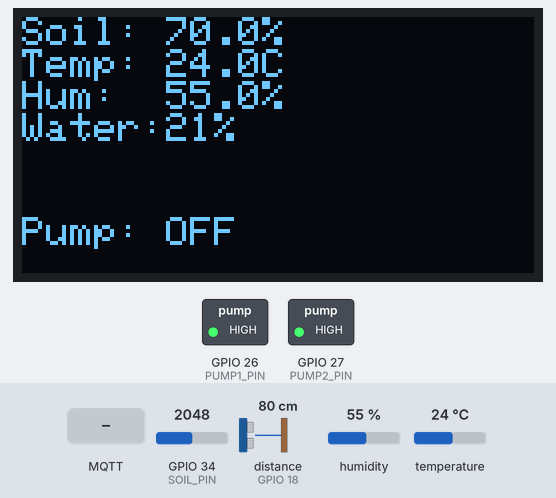
A sketch run on a simulated ESP32. Parts: 128×64 one-colour display, switched loads named in the sketch (green lamp = pin HIGH). The test bench sets the inputs (shaded band); at power-on: GPIO 34 (SOIL_PIN) = 2048, distance to the obstacle (sensor on GPIO 18) 80 cm, humidity 55 %, temperature 24 °C. The echo pulse lasts 58.3 µs per cm; WiFi joins after 1.5 s; servers stay silent unless stated; random numbers use the default seed unless the sketch sets one; no MQTT or app messages arrive unless stated; pins used as bus, display or sensor lines are not drawn; what the sketch prints to the serial monitor is not drawn.

Above: at 5.6 s.
5.7 s: GPIO 34 (SOIL_PIN) set to 2889
At 11.2 s:
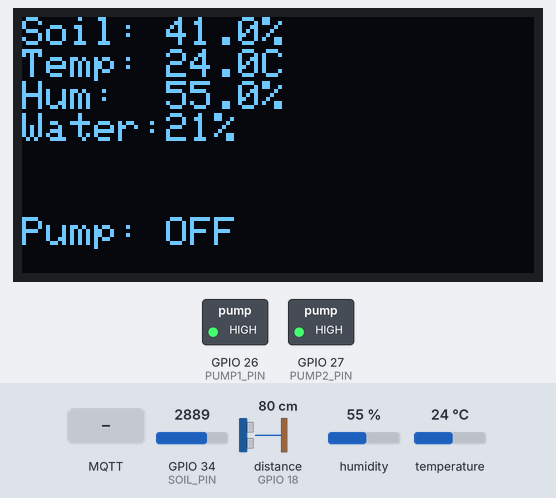
11.5 s: GPIO 34 (SOIL_PIN) set to 3008
At 21.2 s:
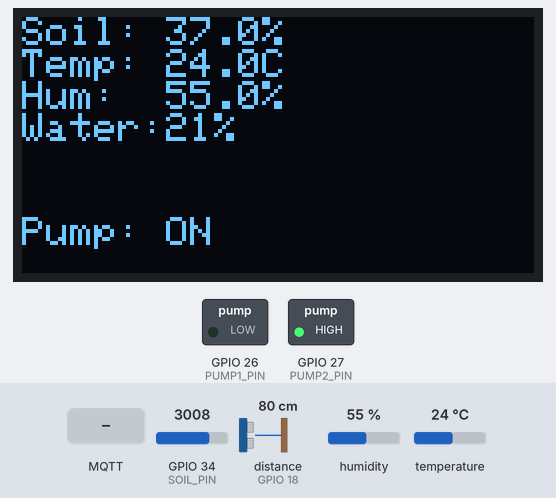
21.5 s: MQTT message "PUMP1:OFF" arrives on the first subscribed topic
At 22.5 s:
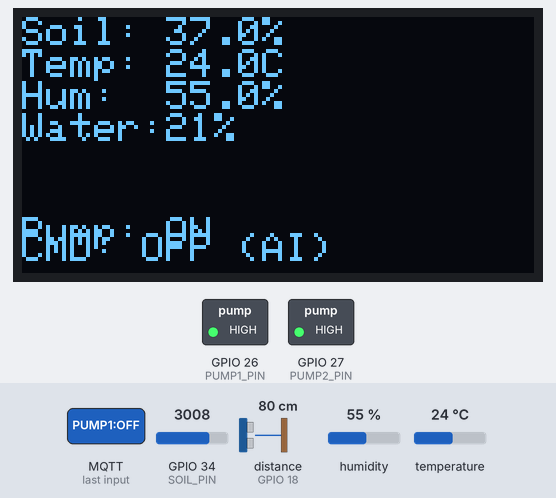
31.5 s: distance to the obstacle (sensor on GPIO 18) set to 120 cm
At 36.3 s:
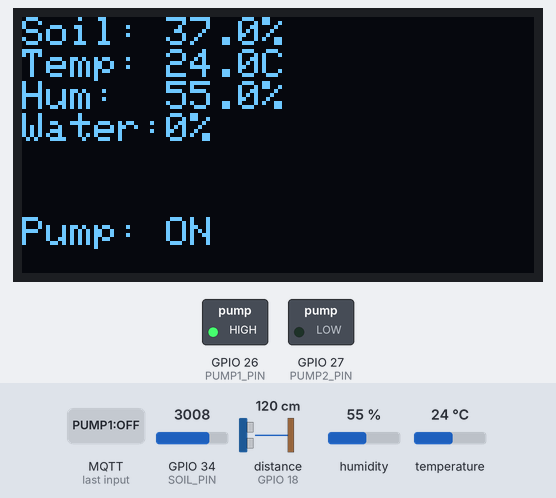
41.5 s: MQTT message "PUMP1:OFF" arrives on the first subscribed topic
At 42.5 s:
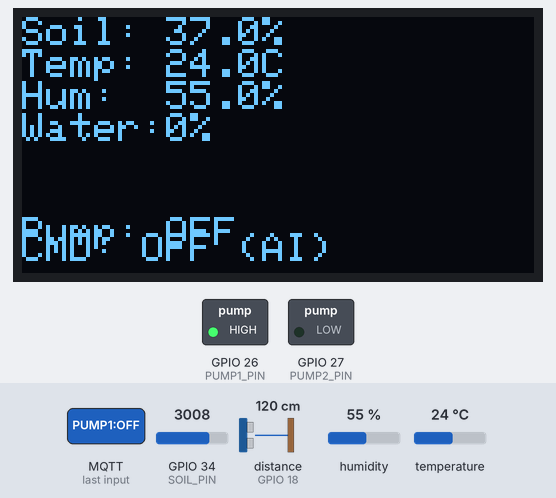
46.5 s: distance to the obstacle (sensor on GPIO 18) set to 83 cm
At 51.2 s:
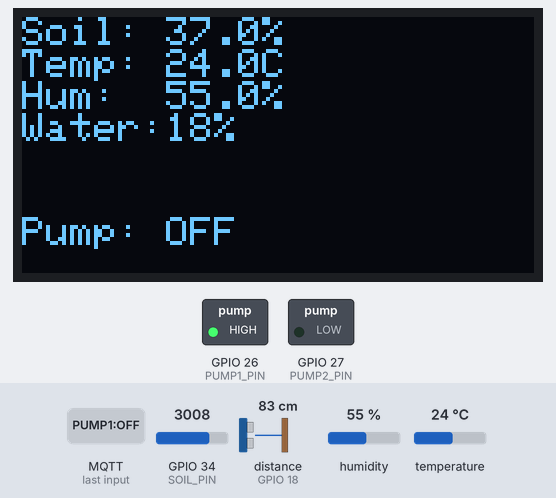
51.5 s: distance to the obstacle (sensor on GPIO 18) set to 77 cm
Timing chart, 0 to 56.6 s (numbered marks = the images above; inputs shaded):
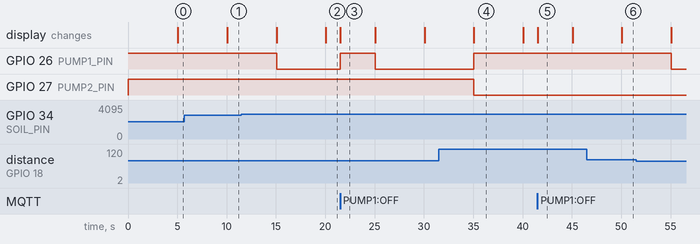

Measured:
- the behaviour switches between 2937 and 2938 on GPIO 34 (SOIL_PIN) (found by bisection; images 1 and 2)
- after the input at 5.7 s, the display: changes after 4.4 s (image 1)
- after the input at 11.5 s, GPIO 26 (PUMP1_PIN): HIGH → LOW after 3.6 s; the display: first changes after 3.6 s (image 2 shows a later state)
- after the input at 21.5 s, GPIO 26 (PUMP1_PIN): LOW → HIGH at once, → LOW 3.6 s later; the display: changes at once (image 3)
- after the input at 31.5 s, GPIO 26 (PUMP1_PIN): LOW → HIGH after 3.6 s; GPIO 27 (PUMP2_PIN): HIGH → LOW after 3.6 s; the display: changes after 3.6 s (image 4)
- after the input at 41.5 s, the display: changes at once (image 5)
- after the input at 46.5 s, the display: changes after 3.6 s (image 6)
- after the input at 51.5 s, GPIO 26 (PUMP1_PIN): HIGH → LOW after 3.6 s

The sketch:

vuonthongminh.ino
```cpp
#include <WiFi.h>
#include <WiFiClientSecure.h> // Dùng thư viện Secure cho HiveMQ Cloud
#include <PubSubClient.h>
#include <Wire.h>
#include <Adafruit_GFX.h>
#include <Adafruit_SSD1306.h>
#include <DHT.h>

// ────────────────────────────────────────────────
// WiFi & HiveMQ Cloud Config (Thay thông tin của bạn vào đây)
// ────────────────────────────────────────────────
const char* ssid     = "LAU 1A";
const char* password = "78787878";

// Lấy từ Console HiveMQ Cloud (Ví dụ: xxxxxxxx.s1.eu.hivemq.cloud)
const char* mqtt_server   = "53096db1c4e64e078478b373c96ab3a8.s1.eu.hivemq.cloud";
const int   mqtt_port     = 8883;
const char* mqtt_user     = "XUANCUONG";
const char* mqtt_pass     = "Hoxuancuong26082005@";

const char* topic_sensor  = "group7/irrigation/sensor";
const char* topic_command = "group7/irrigation/command";

WiFiClientSecure espClient;
PubSubClient client(espClient);

// ────────────────────────────────────────────────
// Pins
// ────────────────────────────────────────────────
#define TRIG_PIN       5
#define ECHO_PIN       18
#define SOIL_PIN       34
#define DHT_PIN        4
#define DHT_TYPE       DHT11
#define PUMP1_PIN      26   // Bơm tưới cây
#define PUMP2_PIN      27   // Bơm cấp nước vào bồn

#define SCREEN_WIDTH 128
#define SCREEN_HEIGHT 64
Adafruit_SSD1306 display(SCREEN_WIDTH, SCREEN_HEIGHT, &Wire, -1);
DHT dht(DHT_PIN, DHT_TYPE);

// ────────────────────────────────────────────────
// Biến toàn cục
// ────────────────────────────────────────────────
float soilMoisture = 0, temperature = 0, humidity = 0, waterLevelPercent = 0;
const float TANK_HEIGHT_CM   = 100.0;
const float MIN_WATER_LEVEL  = 20.0;
const float MAX_WATER_LEVEL  = 90.0;
const int   SOIL_DRY_THRESHOLD = 40;

unsigned long lastMsg = 0;
const long interval = 5000;
bool isPump1Active = false;

// ────────────────────────────────────────────────
// SETUP
// ────────────────────────────────────────────────
void setup() {
  Serial.begin(115200);

  pinMode(PUMP1_PIN, OUTPUT);
  pinMode(PUMP2_PIN, OUTPUT);
  digitalWrite(PUMP1_PIN, HIGH); // Tắt relay (active LOW)
  digitalWrite(PUMP2_PIN, HIGH);

  pinMode(TRIG_PIN, OUTPUT);
  pinMode(ECHO_PIN, INPUT);

  dht.begin();
  if (!display.begin(SSD1306_SWITCHCAPVCC, 0x3C)) {
    Serial.println(F("OLED failed"));
  }
  display.clearDisplay();
  display.setTextColor(SSD1306_WHITE);
  display.display();

  setup_wifi();

  // Quan trọng: Cấu hình SSL cho HiveMQ Cloud
  espClient.setInsecure(); // Bỏ qua kiểm tra CA certificate để chạy nhanh trên Wokwi

  client.setServer(mqtt_server, mqtt_port);
  client.setCallback(callback);
}

void setup_wifi() {
  Serial.print("\nConnecting to WiFi...");
  WiFi.begin(ssid, password);
  while (WiFi.status() != WL_CONNECTED) {
    delay(500);
    Serial.print(".");
  }
  Serial.println("\nWiFi connected. IP: " + WiFi.localIP().toString());
}

void reconnect() {
  while (!client.connected()) {
    Serial.print("Connecting to HiveMQ Cloud...");
    String clientId = "ESP32_Client_" + String(random(0xffff), HEX);

    // Kết nối với Username và Password
    if (client.connect(clientId.c_str(), mqtt_user, mqtt_pass)) {
      Serial.println("CONNECTED");
      client.subscribe(topic_command);
    } else {
      Serial.print("failed, rc=");
      Serial.print(client.state());
      Serial.println(" retrying in 5s");
      delay(5000);
    }
  }
}

void callback(char* topic, byte* payload, unsigned int length) {
  String message;
  for (int i = 0; i < length; i++) message += (char)payload[i];
  Serial.println("Command from AI: " + message);

  if (message.indexOf("PUMP1:OFF") >= 0) {
    digitalWrite(PUMP1_PIN, HIGH);
    isPump1Active = false;
    displayPumpStatus("OFF (AI)");
  }
}

void loop() {
  if (!client.connected()) reconnect();
  client.loop();

  unsigned long now = millis();
  if (now - lastMsg >= interval) {
    lastMsg = now;

    // Đọc cảm biến
    soilMoisture = readSoilMoisture();
    temperature  = dht.readTemperature();
    humidity     = dht.readHumidity();
    waterLevelPercent = calculateWaterLevelPercent(readUltrasonicDistance());

    displayDataOnOLED();

    // Gửi dữ liệu JSON (đúng định dạng cho Node-RED)
    String payload = "{";
    payload += "\"soil\":" + String(soilMoisture, 1) + ",";
    payload += "\"temp\":" + String(temperature, 1) + ",";
    payload += "\"hum\":" + String(humidity, 1) + ",";
    payload += "\"water_percent\":" + String(waterLevelPercent, 0);
    payload += "}";

    Serial.print("Publishing: "); Serial.println(payload);
    client.publish(topic_sensor, payload.c_str());

    localAutoStartIrrigation();
    manageWaterRefill();
  }
}

// ────────────────────────────────────────────────
// HÀM PHỤ TRỢ (Dựa trên code gốc của bạn)
// ────────────────────────────────────────────────
float readUltrasonicDistance() {
  digitalWrite(TRIG_PIN, LOW); delayMicroseconds(2);
  digitalWrite(TRIG_PIN, HIGH); delayMicroseconds(10);
  digitalWrite(TRIG_PIN, LOW);
  long duration = pulseIn(ECHO_PIN, HIGH, 30000);
  return (duration == 0) ? -1 : duration * 0.034 / 2.0;
}

float calculateWaterLevelPercent(float dist) {
  if (dist <= 0 || dist >= TANK_HEIGHT_CM) return 0;
  float percent = ((TANK_HEIGHT_CM - dist) / TANK_HEIGHT_CM) * 100.0;
  return constrain(percent, 0, 100);
}

float readSoilMoisture() {
  int raw = analogRead(SOIL_PIN);
  float percent = map(raw, 4095, 1200, 0, 100);
  return constrain(percent, 0, 100);
}

void displayDataOnOLED() {
  display.clearDisplay();
  display.setCursor(0,0);
  display.setTextSize(1);
  display.printf("Soil: %.1f%%\nTemp: %.1fC\nHum:  %.1f%%\nWater:%.0f%%",
                  soilMoisture, temperature, humidity, waterLevelPercent);
  display.setCursor(0,50);
  display.print(isPump1Active ? "Pump: ON" : "Pump: OFF");
  display.display();
}

void displayPumpStatus(String msg) {
  display.setCursor(0,54);
  display.print("CMD: " + msg);
  display.display();
}

void localAutoStartIrrigation() {
  if (soilMoisture < SOIL_DRY_THRESHOLD && waterLevelPercent > MIN_WATER_LEVEL && !isPump1Active) {
    digitalWrite(PUMP1_PIN, LOW);
    isPump1Active = true;
    Serial.println("Auto Start Irrigation");
  }
}

void manageWaterRefill() {
  if (waterLevelPercent < MIN_WATER_LEVEL) {
    if (isPump1Active) {
        digitalWrite(PUMP1_PIN, HIGH);
        isPump1Active = false;
    }
    digitalWrite(PUMP2_PIN, LOW); // Bật bơm cấp
  } else if (waterLevelPercent > MAX_WATER_LEVEL) {
    digitalWrite(PUMP2_PIN, HIGH); // Tắt bơm cấp
  }
}
```
